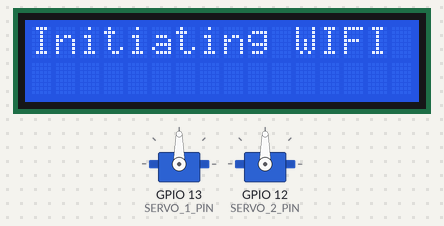
This sketch was run on a simulated ESP32. Parts: 2 × servo, 16×2 character LCD. WiFi joins after 1.5 s; servers stay silent unless stated; what the sketch prints to the serial monitor is not drawn.

Above: at 0.1 s.
At 2.2 s:
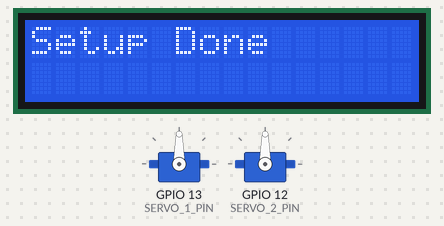
At 3.2 s:
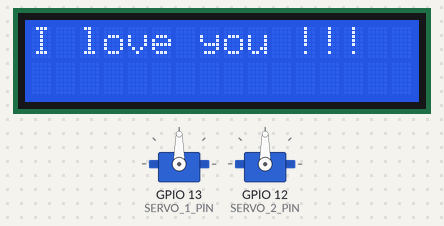
At 4.2 s:
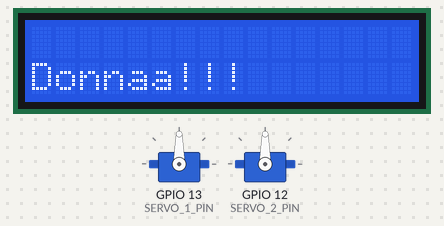

The sketch:

iot_smart_bin.ino
```cpp
#include <ESP32Servo.h>
#include <WiFi.h>
#include <Arduino.h>
#include <ESP32Servo.h>
#include <LiquidCrystal_I2C.h>
#include <Wire.h>


/////////////////////////////////////////////////
/////////Utility Classes


class Sensor {
public:
    virtual bool detectObject() = 0;
};


class InductiveSensor : public Sensor {
public:
    InductiveSensor(int pin) : _pin(pin) {
        pinMode(_pin, INPUT);
    }

    bool detectObject() override {
        return (digitalRead(_pin) == HIGH); // Metal detected = HIGH
    }

private:
    int _pin;
};

class WetSensor : public Sensor {
public:
    WetSensor(int pin) : _pin(pin) {
        pinMode(_pin, INPUT);
    }

    bool detectObject() override {
        return (digitalRead(_pin) == HIGH); // Wetness detected = HIGH
    }

private:
    int _pin;
};

class InfraredSensor : public Sensor {
public:
    InfraredSensor(int pin) : _pin(pin) {
        pinMode(_pin, INPUT);
    }

    bool detectObject() override {
        return (digitalRead(_pin) == LOW); // Object detected = LOW
    }

private:
    int _pin;
};

class ESP32ServoClass {
public:
    // Constructor
    ESP32ServoClass(int pin) : servoPin(pin) {
        servo.attach(servoPin);
    }

    // Basic servo control functions
    void writeAngle(int angle) {
        servo.write(angle);
    }

    int readAngle() {
        return servo.read();
    }

    void detach() {
        servo.detach();
    }

    // Additional helper functions (customize as needed)
    void sweep(int startAngle, int endAngle, int delayTime = 15) {
        for (int angle = startAngle; angle <= endAngle; angle++) {
            writeAngle(angle);
            delay(delayTime);
        }
    }

private:
    int servoPin;
    Servo servo;
};


/////////////////////////////////////////////////////////////////////////////////////////////////
//PIN DEFINITIONS

#define WIFI_SSID "HUAWEI-W8wQ"
#define WIFI_PASSWORD "wonderful"
#define FIREBASE_HOST "fir-app-example.firebaseio.com"
#define FIREBASE_AUTH "examplesd2asdasdasdasd2asd3asd2asd2as32das3d2as2da3"

#define SERVO_1_PIN 13
#define SERVO_2_PIN 12
#define INFRARED_PIN 14
#define INDUCTIVE_PIN 32
#define WET_PIN 33
#define LCDCOLUMNS 16
#define LCDROWS 2


//////////////////////////////////////////////////////////////////////////////////////////////////
//variable definitionsss
ESP32ServoClass myServo1(SERVO_1_PIN);
ESP32ServoClass myServo2(SERVO_2_PIN);
InductiveSensor myInductiveSensor(INDUCTIVE_PIN);
WetSensor myWetSensor(WET_PIN);
InfraredSensor myIRSensor(INFRARED_PIN);
LiquidCrystal_I2C lcd(0x27, LCDCOLUMNS, LCDROWS);


enum MaterialType {
    NONE,
    METAL,
    ORGANIC,
    NON_ORGANIC
};

void displayMessage(const String& message, int line = 0, bool clearFirst = true) {
    if (clearFirst) {
        lcd.clear();
    }
    lcd.setCursor(0, line);
    lcd.print(message);
}


MaterialType detectMaterial() {
    bool metalDetected = myInductiveSensor.detectObject();
    bool organicDetected = myWetSensor.detectObject();
    bool nonOrganicDetected = myIRSensor.detectObject() && !metalDetected && !organicDetected;

    if (metalDetected) {
        return METAL;
    } else if (organicDetected) {
        return ORGANIC;
    } else if (nonOrganicDetected) {
        return NON_ORGANIC;
    } else {
        return NONE;
    }
}

void initWiFi() {
  WiFi.mode(WIFI_STA);
  WiFi.begin(WIFI_SSID, WIFI_PASSWORD);
  Serial.print("Connecting to WiFi ..");
  while (WiFi.status() != WL_CONNECTED) {
    Serial.print('.');
    delay(1000);
  }
  Serial.println(WiFi.localIP());
  myServo1.writeAngle(90);
  myServo2.writeAngle(90);
}

void setup() {
  lcd.init();
  // turn on LCD backlight
  lcd.backlight();
	// Allow allocation of all timers
  Serial.begin(115200);
  displayMessage("Initiating WIFI Connection...", 0, true);

  initWiFi();
  Serial.print("RRSI: ");
  Serial.println(WiFi.RSSI());
  Serial.println("Setup done");
  displayMessage("Setup Done", 0, true);
  delay(1000);
}


void loop() {
  lcd.setCursor(0, 0);
  // print message
  lcd.print("I love you !!!");
  delay(1000);
  // clears the display to print new message
  lcd.clear();
  // set cursor to first column, second row
  lcd.setCursor(0,1);
  lcd.print("Donnaa!!!");
  delay(1000);
  lcd.clear();
}
```

Measured:
- by itself, everything shown: repeats every 2.0 s, in 3 steps
- what the display in image 1 shows lasts 1.0 s, from 2.1 s to 3.1 s
